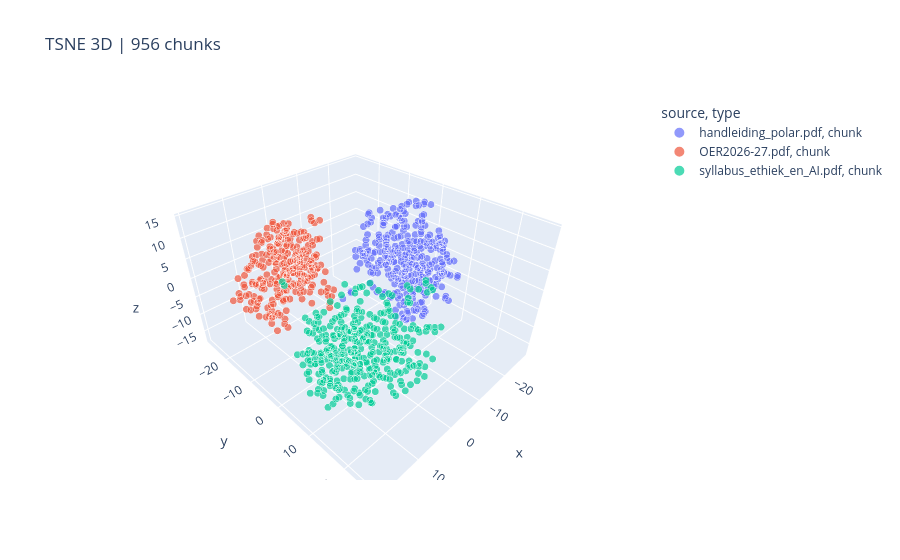

Notebook code cell kept with this figure:
### Code cell
plot("tsne", 3)  #3D

### Figure 1 — Plotly figure (JSON) as saved in the notebook; plotly's stock layout.template omitted (floating-point values rounded to 4 significant figures; data arrays with more than 128 entries replaced by an {"elided": "..."} marker saying what was removed)
{"data": [{"customdata": {"elided": "317x4 mixed values"}, "hovertemplate": "<b>%{hovertext}</b><br><br>source=handleiding_polar.pdf<br>type=%{customdata[2]}<br>pages=%{customdata[0]}<br>faiss_id=%{customdata[1]}<extra></extra>", "hovertext": {"elided": "317 str values"}, "legendgroup": "handleiding_polar.pdf, chunk", "marker": {"color": "#636efa", "size": {"elided": "317 int values"}, "sizemode": "area", "sizeref": 0.02778, "symbol": "circle"}, "mode": "markers", "name": "handleiding_polar.pdf, chunk", "scene": "scene", "showlegend": true, "type": "scatter3d", "x": {"elided": "317 float values"}, "y": {"elided": "317 float values"}, "z": {"elided": "317 float values"}}, {"customdata": {"elided": "274x4 mixed values"}, "hovertemplate": "<b>%{hovertext}</b><br><br>source=OER2026-27.pdf<br>type=%{customdata[2]}<br>pages=%{customdata[0]}<br>faiss_id=%{customdata[1]}<extra></extra>", "hovertext": {"elided": "274 str values"}, "legendgroup": "OER2026-27.pdf, chunk", "marker": {"color": "#EF553B", "size": {"elided": "274 int values"}, "sizemode": "area", "sizeref": 0.02778, "symbol": "circle"}, "mode": "markers", "name": "OER2026-27.pdf, chunk", "scene": "scene", "showlegend": true, "type": "scatter3d", "x": {"elided": "274 float values"}, "y": {"elided": "274 float values"}, "z": {"elided": "274 float values"}}, {"customdata": {"elided": "365x4 mixed values"}, "hovertemplate": "<b>%{hovertext}</b><br><br>source=syllabus_ethiek_en_AI.pdf<br>type=%{customdata[2]}<br>pages=%{customdata[0]}<br>faiss_id=%{customdata[1]}<extra></extra>", "hovertext": {"elided": "365 str values"}, "legendgroup": "syllabus_ethiek_en_AI.pdf, chunk", "marker": {"color": "#00cc96", "size": {"elided": "365 int values"}, "sizemode": "area", "sizeref": 0.02778, "symbol": "circle"}, "mode": "markers", "name": "syllabus_ethiek_en_AI.pdf, chunk", "scene": "scene", "showlegend": true, "type": "scatter3d", "x": {"elided": "365 float values"}, "y": {"elided": "365 float values"}, "z": {"elided": "365 float values"}}], "layout": {"legend": {"itemsizing": "constant", "title": {"text": "source, type"}, "tracegroupgap": 0}, "scene": {"domain": {"x": [0, 1], "y": [0, 1]}, "xaxis": {"title": {"text": "x"}}, "yaxis": {"title": {"text": "y"}}, "zaxis": {"title": {"text": "z"}}}, "title": {"text": "TSNE 3D | 956 chunks"}}}
